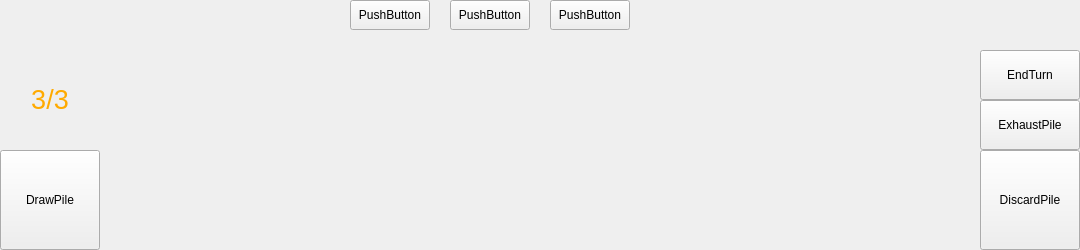
<?xml version="1.0" encoding="UTF-8"?>
<ui version="4.0">
 <class>UseCard</class>
 <widget class="QWidget" name="UseCard">
  <property name="geometry">
   <rect>
    <x>0</x>
    <y>0</y>
    <width>1080</width>
    <height>250</height>
   </rect>
  </property>
  <property name="windowTitle">
   <string>Form</string>
  </property>
  <widget class="QPushButton" name="drawPileButton">
   <property name="geometry">
    <rect>
     <x>0</x>
     <y>150</y>
     <width>100</width>
     <height>100</height>
    </rect>
   </property>
   <property name="text">
    <string>DrawPile</string>
   </property>
  </widget>
  <widget class="QLabel" name="energy">
   <property name="geometry">
    <rect>
     <x>0</x>
     <y>50</y>
     <width>100</width>
     <height>100</height>
    </rect>
   </property>
   <property name="text">
    <string>&lt;html&gt;&lt;head/&gt;&lt;body&gt;&lt;p align=&quot;center&quot;&gt;&lt;span style=&quot; font-size:20pt; color:#ffaa00;&quot;&gt;3/3&lt;/span&gt;&lt;/p&gt;&lt;/body&gt;&lt;/html&gt;</string>
   </property>
  </widget>
  <widget class="QPushButton" name="discardPile">
   <property name="geometry">
    <rect>
     <x>980</x>
     <y>150</y>
     <width>100</width>
     <height>100</height>
    </rect>
   </property>
   <property name="text">
    <string>DiscardPile</string>
   </property>
  </widget>
  <widget class="QPushButton" name="exhaustPile">
   <property name="geometry">
    <rect>
     <x>980</x>
     <y>100</y>
     <width>100</width>
     <height>50</height>
    </rect>
   </property>
   <property name="text">
    <string>ExhaustPile</string>
   </property>
  </widget>
  <widget class="QPushButton" name="endTurnButton">
   <property name="geometry">
    <rect>
     <x>980</x>
     <y>50</y>
     <width>100</width>
     <height>50</height>
    </rect>
   </property>
   <property name="text">
    <string>EndTurn</string>
   </property>
  </widget>
  <widget class="QScrollArea" name="scrollArea">
   <property name="geometry">
    <rect>
     <x>100</x>
     <y>35</y>
     <width>880</width>
     <height>215</height>
    </rect>
   </property>
   <property name="frameShape">
    <enum>QFrame::NoFrame</enum>
   </property>
   <property name="widgetResizable">
    <bool>true</bool>
   </property>
   <widget class="QWidget" name="scrollAreaWidgetContents">
    <property name="geometry">
     <rect>
      <x>0</x>
      <y>0</y>
      <width>880</width>
      <height>215</height>
     </rect>
    </property>
   </widget>
  </widget>
  <widget class="QPushButton" name="confirmButton">
   <property name="geometry">
    <rect>
     <x>350</x>
     <y>0</y>
     <width>80</width>
     <height>30</height>
    </rect>
   </property>
   <property name="text">
    <string>PushButton</string>
   </property>
  </widget>
  <widget class="QPushButton" name="cancelButton">
   <property name="geometry">
    <rect>
     <x>550</x>
     <y>0</y>
     <width>80</width>
     <height>30</height>
    </rect>
   </property>
   <property name="text">
    <string>PushButton</string>
   </property>
  </widget>
  <widget class="QPushButton" name="multiConfirmButton">
   <property name="geometry">
    <rect>
     <x>450</x>
     <y>0</y>
     <width>80</width>
     <height>30</height>
    </rect>
   </property>
   <property name="text">
    <string>PushButton</string>
   </property>
  </widget>
 </widget>
 <resources/>
 <connections/>
</ui>
